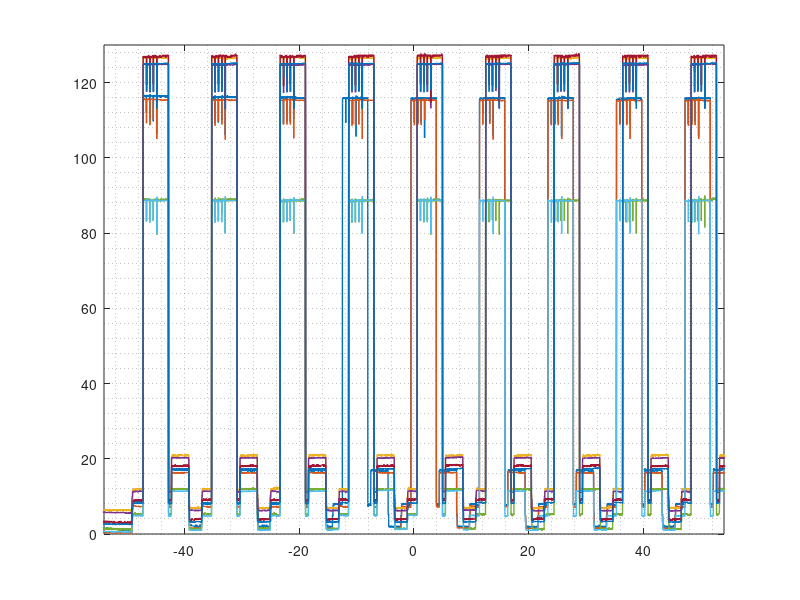

The MATLAB script that drew this image: (Note: this script raises an error after producing the figure.)
clear; clc; 

load reg_measurements.mat

figure
plot(Times2,MC5205_1ohm*1000,'lineWidth',1)
hold on; grid minor; ylim([0 130]); xlim([-54 54])
plot(Times3,MC5205_2ohm*500,'lineWidth',1)
plot(Times4,LM1086_1ohm*1000,'lineWidth',1)
plot(Times5,LM1086_2ohm*500,'lineWidth',1)
plot(Times6,LM3671_1ohm*1000,'lineWidth',1)
plot(Times7,LM3671_2ohm*500,'lineWidth',1)
plot(Times8,TS2940CZ_1ohm*1000,'lineWidth',1)
plot(Times9,TS2940CZ_2ohm*500,'lineWidth',1)
ax=gca;ax.FontSize=16;
title('Satellite beacon current consumption using various regulators','fontSize',24);
xlabel('Time, s','fontSize',18);
ylabel('Current, mA','fontSize',18);
legend('MC5205 regulator - 1\Omega resistor','MC5205 regulator - 2\Omega resistor',...
        'LM1086 regulator - 1\Omega resistor','LM1086 regulator - 2\Omega resistor',...
        'LM3671 regulator - 1\Omega resistor','LM3671 regulator - 2\Omega resistor',...
        'TS2940CZ regulator - 1\Omega resistor','TS2940CZ regulator - 2\Omega resistor','fontSize',12);
        